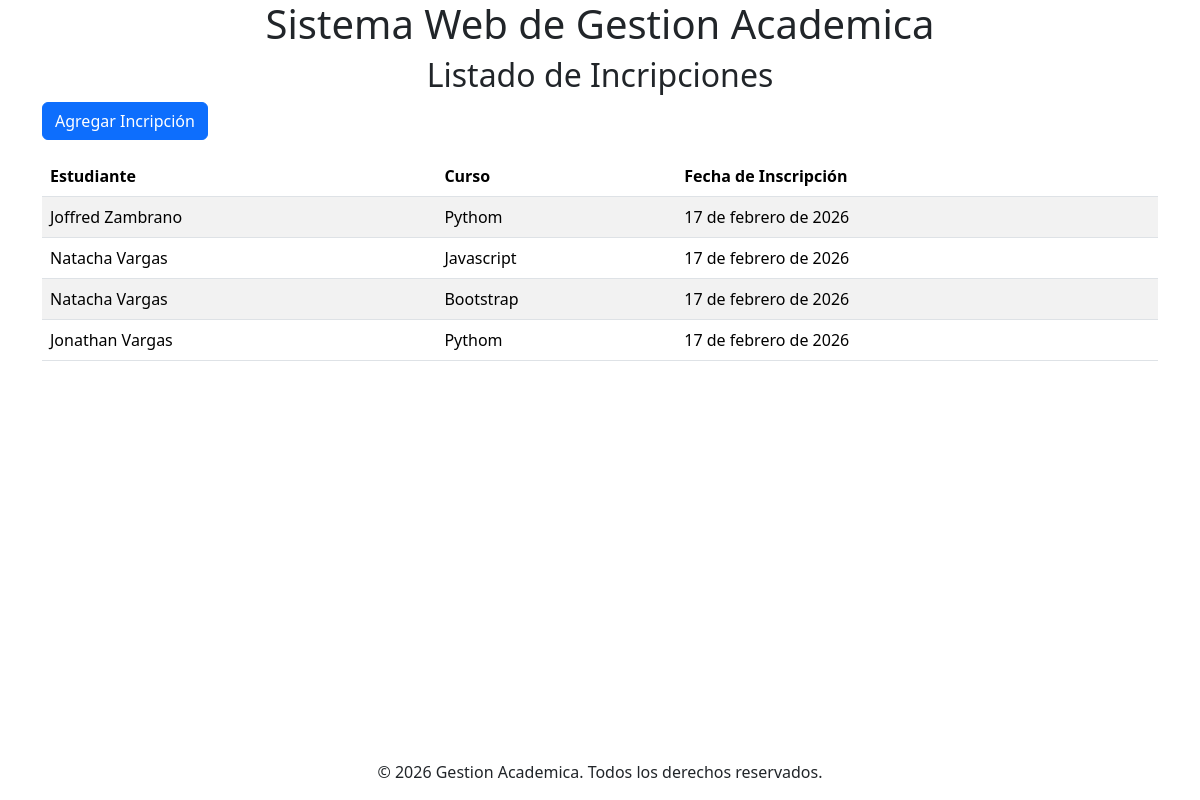
The app's page /enrollments/ with its own data.
### apps/enrollments/models.py (models this page shows, shortened)
class Enrollment(models.Model):
    student = models.ForeignKey('students.Student', on_delete=models.CASCADE, related_name='enrollments')
    course = models.ForeignKey('courses.Course', on_delete=models.CASCADE, related_name='enrollments')
    enrollment_date = models.DateField(auto_now_add=True)
    class Meta:
        unique_together = ('student', 'course')

### apps/students/models.py (models this page shows)
class Student(models.Model):
    first_name = models.CharField(max_length=80)
    last_name = models.CharField(max_length=80)
    email = models.EmailField(unique=True)
    birth_date = models.DateField()
    def __str__(self):
        return f"{self.first_name} {self.last_name}"

### apps/courses/models.py (models this page shows)
class Course(models.Model):
    name = models.CharField(max_length=100)
    description = models.TextField()
    start_date = models.DateField()
    def __str__(self):
        return self.name

### apps/enrollments/views.py (the view)
# urls.py: path('', views.index, name='course_list'),
def index(requests):
    enrollments = Enrollment.objects.all()
    return render(requests, 'enrollment/enrollment_list.html', {'enrollments': enrollments})

### templates/enrollment/enrollment_list.html (shortened to what this page needs)
{% extends 'base.html' %}
{% block content %}
<h2 class="text-center">Listado de Incripciones</h2>
<div class="container">
    <a href="{% url 'create_enrollment' %}" class="btn btn-primary mb-3">Agregar Incripción</a>
    <table class="table table-striped">
        <thead>
            <tr>
                <th scope="col">Estudiante</th>
                <th scope="col">Curso</th>
                <th scope="col">Fecha de Inscripción</th>
            </tr>
        </thead>
        <tbody>
            {% for enrollment in enrollments %}
            <tr>
                <td>{{ enrollment.student }}</td>
                <td>{{ enrollment.course }}</td>
                <td>{{ enrollment.enrollment_date }}</td>
            </tr>
            {% endfor %}
        </tbody>
    </table>
</div>
{% endblock %}

### records on screen
Enrollment: student "Joffred Zambrano", course "Pythom", enrollment_date "17 de febrero de 2026"
Enrollment: student "Natacha Vargas", course "Javascript", enrollment_date "17 de febrero de 2026"
Enrollment: student "Natacha Vargas", course "Bootstrap", enrollment_date "17 de febrero de 2026"
Enrollment: student "Jonathan Vargas", course "Pythom", enrollment_date "17 de febrero de 2026"
